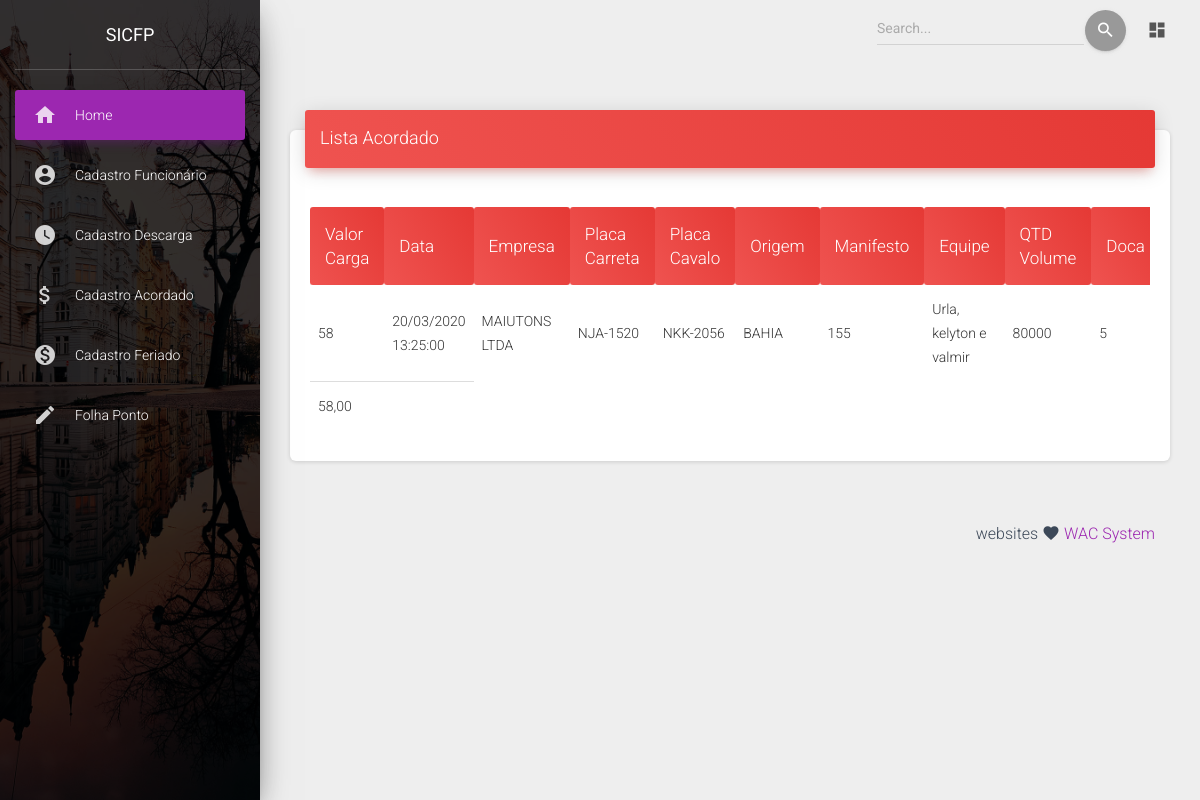
Screenshot of /home.php?link=6 with the database file from the repository.
### tables this page shows
CREATE TABLE `acordo` (
  `id` int(11) NOT NULL,
  `temp_acordo` timestamp NOT NULL DEFAULT current_timestamp() ON UPDATE current_timestamp(),
  `doca_acordo` int(11) NOT NULL,
  `nome_emp_acordo` varchar(40) NOT NULL,
  `placa_cart_acordo` varchar(40) NOT NULL,
  `placa_cav_acordo` varchar(40) NOT NULL,
  `valor_carga_acordo` float NOT NULL,
  `origem_acordo` varchar(40) NOT NULL,
  `manifesto_acordo` varchar(40) NOT NULL,
  `qtd_volume_acordo` decimal(10,0) NOT NULL,
  `equipe_acordo` varchar(60) NOT NULL
);

### functions.php (the view, shortened to what this page needs)
<?php
function db_connect()
{
    $pdo = new PDO ('mysql:host='.DB_HOST .';dbname='.DB_NAME.';charset=utf8',DB_USER, DB_PASS);
    return $pdo;
}
class Acordo
{
    public function Lista_acordo () {
                        $pdo = db_connect();
                        $consulta = $pdo->prepare("SELECT * FROM acordo ORDER BY nome_emp_acordo");
                        $consulta -> execute();
		                $nomes = array ("valor_carga_acordo","temp_acordo","nome_emp_acordo",
                            "placa_cart_acordo","placa_cav_acordo","origem_acordo","manifesto_acordo",
                            "equipe_acordo","qtd_volume_acordo","doca_acordo");
                        foreach ($consulta as $mostra) :
                            echo"<tr>";
                            $tam = count($nomes);
                             for ($i=0; $i < $tam; $i++){
                                       if ($nomes[$i]== "temp_acordo"){echo "<td>".date('d/m/Y H:i:s', strtotime($mostra[$nomes[$i]]))."</td>";}
                                       else {echo"<td>".$mostra[$nomes[$i]]."</td>";}
                             }
                             echo"</tr>";
                        endforeach;
                        $soma = $pdo->query("SELECT SUM(valor_carga_acordo) AS total FROM acordo")->fetchColumn();
                        echo "<tr><td>".number_format($soma, 2, ",",".")."<td></tr>";
	}
}
?>

### home.php (shortened to what this page needs)
<?php
include_once 'conexao.php';
?>
<!DOCTYPE html>
<html lang="pt-br">
  <head>
  <link rel="stylesheet" href="https://maxcdn.bootstrapcdn.com/font-awesome/latest/css/font-awesome.min.css">
  <link rel="stylesheet" type="text/css" href="css/icones.css" />
  <link rel="stylesheet" href="css/icones_pers.css">
  <link rel="stylesheet" href="css/all.css" >
  <link href="css/material-dashboard.css?v=2.1.0" rel="stylesheet" />
</head>
  <body role="document"   >
         <nav class="navbar navbar-expand-lg navbar-transparent navbar-absolute fixed-top " id="navigation-example">
        <div class="container-fluid">
          <div class="collapse navbar-collapse justify-content-end">
            <form class="navbar-form">
              <div class="input-group no-border">
                <input type="text" value="" class="form-control" placeholder="Search...">
                <button type="submit" class="btn btn-default btn-round btn-just-icon">
                  <i class="material-icons">search</i>
                  <div class="ripple-container"></div>
                </button>
              </div>
            </form>
              <ul class="navbar-nav">
                <li class="nav-item">
                  <a class="nav-link" >
                    <i class="material-icons">dashboard</i>
                  </a>
                </li>
              </ul>
          </div>
        </div>
      </nav>
	<?php
		include_once("menu.php");
                 if (isset($_GET['link'])) {
                  $link = $_GET['link'];
                     }
                $pag['1'] = "index.php";
                $pag['2'] = "mvc/view/cad/cad_frota.php";
                $pag['3'] = "mvc/view/list/list_descarga.php";
                $pag['4'] = "mvc/view/cad/cad_acordo.php";
                $pag['5'] = "mvc/view/cad/cad_feriado.php";
                $pag['6'] = "mvc/view/list/list_acordo.php";
                $pag['7'] = "mvc/view/list/list_feriado.php";
                $pag['8'] = "mvc/view/cad/cad_usuario.php";
                $pag['9'] = "mvc/view/list/list_funcionario.php";
                $pag['10'] = "mvc/view/cad/cad_folha.php";
                $pag['11'] = "processa/excluir/excluir.php";
		if(!empty($link)){
			if(array_key_exists($link, $pag)){
				include $pag[$link];
			}else{
				include "index.php";
			}
		}else{
			include "index.php";
		}
	?>
<footer class="footer">
<div class="container-fluid">
  <div class="copyright float-right" id="date">
    websites <i class="material-icons">favorite</i>
    <a href="#" target="_blank">WAC System</a>
  </div>
</div>
</footer>
  </body>
</html>

### menu.php
<div class="sidebar" data-color="purple" data-background-color="black" data-image="img/sidebar-2.jpg">
   <div class="logo"><a href="#" class="simple-text logo-normal">
       SICFP
     </a></div>
   <div class="sidebar-wrapper">
     <ul class="nav">
       <li class="nav-item  ">
           <a class="nav-link" href="home.php?link=1">
           <i class="material-icons">home</i>
           <p>Home</p>
         </a>
       </li>
       <li class="nav-item ">
         <a class="nav-link" href="home.php?link=8">
           <i class="material-icons ">account_circle</i>
           <p>Cadastro Funcionário</p>
         </a>
       </li>
       <li class="nav-item ">
         <a class="nav-link" href="home.php?link=2">
           <i class="material-icons">watch_later</i>
           <p>Cadastro Descarga</p>
         </a>
       </li>
       <li class="nav-item ">
         <a class="nav-link" href="home.php?link=4">
           <i class="material-icons">attach_money</i>
           <p>Cadastro Acordado</p>
         </a>
       </li>
       <li class="nav-item ">
         <a class="nav-link" href="home.php?link=5">
            <i class="material-icons">monetization_on</i>
           <p>Cadastro Feriado</p>
         </a>
       </li>
       <li class="nav-item ">
         <a class="nav-link" href="home.php?link=10">
           <i class="material-icons">edit</i>
           <p>Folha Ponto</p>
         </a>
       </li>
     </ul>
   </div>
 </div>

### mvc/view/list/list_acordo.php (shortened to what this page needs)
<div class="main-panel">
      <div class="content">
        <div class="container-fluid">
          <div class="row">
            <div class="col-md-12">
              <div class="card">
                <div class="card-header card-header-danger">
                  <h4 class="card-title">Lista Acordado</h4>
                </div>
                <div class="card-body">
                    <div class="table-responsive">
                      <table class="table">
                      <thead class=" text-primary">
                        <tr>
			    <th class="text-white card-header card-header-danger">Valor Carga</th>
                            <th class="text-white card-header card-header-danger">Data</th>
                            <th class="text-white card-header card-header-danger">Empresa</th>
                            <th class="text-white card-header card-header-danger">Placa Carreta</th>
                            <th class="text-white card-header card-header-danger">Placa Cavalo</th>
                            <th class="text-white card-header card-header-danger">Origem</th>
                            <th class="text-white card-header card-header-danger">Manifesto</th>
                            <th class="text-white card-header card-header-danger">Equipe</th>
                            <th class="text-white card-header card-header-danger">QTD Volume</th>
                            <th class="text-white card-header card-header-danger">Doca</th>
		         </tr>
                      </thead>
               		<tbody>
                    <?php
                        $acordo = new Acordo ;
                        $acordo->Lista_acordo();
                        ?>
                     </tbody>
                    </table>
                </div>
              </div>
            </div>
          </div>
        </div>
      </div>

### rows the page displays
acordo: valor_carga_acordo "58", temp_acordo "20/03/2020 13:25:00", nome_emp_acordo "MAIUTONS LTDA", placa_cart_acordo "NJA-1520", placa_cav_acordo "NKK-2056", origem_acordo "BAHIA", manifesto_acordo "155", equipe_acordo "Urla, kelyton e valmir", qtd_volume_acordo "80000", doca_acordo "5"

### other values shown
$soma "58,00"
